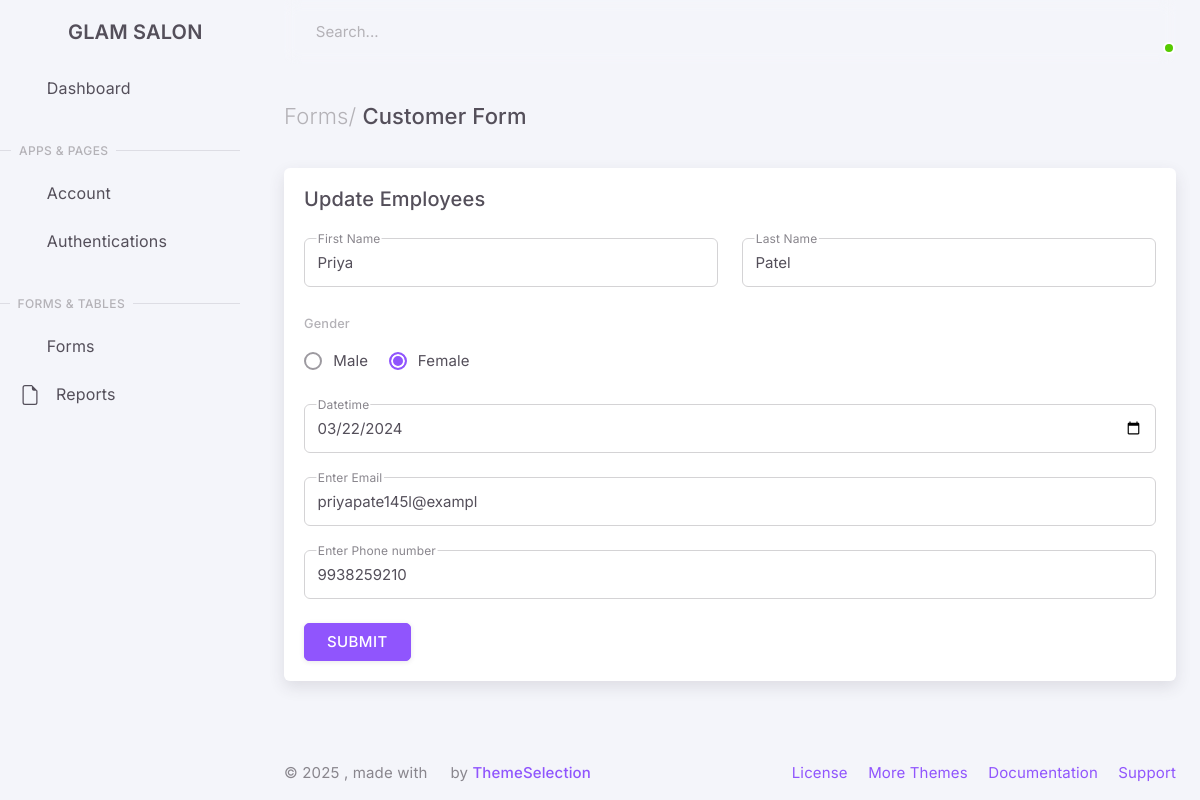
The page /admin_panel/html/update_customer.php?uid=76 on the database its author committed.
### tables this page shows
CREATE TABLE `tbl_customer` (
  `customer_id` int(11) NOT NULL,
  `first_name` varchar(20) NOT NULL,
  `last_name` varchar(20) NOT NULL,
  `gender` varchar(20) NOT NULL,
  `DOB` date NOT NULL,
  `contact` bigint(11) NOT NULL,
  `email` varchar(20) NOT NULL,
  `password` varchar(20) NOT NULL,
  `cust_img` varchar(200) NOT NULL
);

### admin_panel/html/update_customer.php (the view, shortened to what this page needs)
<?php
$connection = mysqli_connect("localhost", "root", "", "projectdb");
$id = $_GET['uid'];
$query = mysqli_query($connection, "select * from tbl_customer where customer_id='$id'");
$data = mysqli_fetch_array($query);
$fname = $data['first_name'];
$lname = $data['last_name'];
$gender = $data['gender'];
$dob = $data['DOB'];
$email = $data['email'];
$contact = $data['contact'];
?>
<!DOCTYPE html>
<html lang="en" class="light-style layout-menu-fixed layout-compact" dir="ltr" data-theme="theme-default" data-assets-path="../assets/" data-template="vertical-menu-template-free">
<head>
    <link rel="stylesheet" href="../assets/vendor/fonts/materialdesignicons.css" />
    <link rel="stylesheet" href="../assets/vendor/libs/node-waves/node-waves.css" />
    <link rel="stylesheet" href="../assets/vendor/css/core.css" class="template-customizer-core-css" />
    <link rel="stylesheet" href="../assets/vendor/css/theme-default.css" class="template-customizer-theme-css" />
    <link rel="stylesheet" href="../assets/css/demo.css" />
    <link rel="stylesheet" href="../assets/vendor/libs/perfect-scrollbar/perfect-scrollbar.css" />
</head>
<body>
    <div class="layout-wrapper layout-content-navbar">
        <div class="layout-container">
            <?php
            include "sidebar.php";
            ?>
            <div class="layout-page">
                <?php
                include "navbar.php";
                ?>
                <div class="content-wrapper">
                    <div class="container-xxl flex-grow-1 container-p-y">
                        <h4 class="py-3 mb-4"><span class="text-muted fw-light">Forms/</span> Customer Form</h4>
                        <div class="row">
                            <div class="col-xl">
                                <div class="card mb-4">
                                    <div class="card-header d-flex justify-content-between align-items-center">
                                        <h5 class="mb-0">Update Employees</h5>
                                    </div>
                                    <div class="card-body">
                                    <form id="frm1" method="post" enctype="multipart/form-data" class="needs-validation" novalidate>
                                            <div class="row mb-1">
                                                <div class="col">
                                                    <div class="form-floating form-floating-outline mb-4">
                                                        <input type="text" name="fname" value="<?php echo $fname; ?>" class="form-control" id="floatingInput" placeholder="John" aria-describedby="floatingInputHelp" required />
                                                        <label for="floatingInput">First Name</label>
                                                    </div>
                                                </div>
                                                <div class="col">
                                                    <div class="form-floating form-floating-outline mb-4">
                                                        <input type="text" name="lname" value="<?php echo $lname; ?>" class="form-control" id="floatingInput" placeholder="die" aria-describedby="floatingInputHelp" required />
                                                        <label for="floatingInput">Last Name</label>
                                                    </div>
                                                </div>
                                            </div>
                                            <div class="col-md mb-3">
                                                <small class="text-light fw-medium d-block">Gender</small>
                                                <div class="form-check form-check-inline mt-3">
                                                    <input class="form-check-input" name="gender" type="radio" name="inlineRadioOptions" id="inlineRadio1" value="Male" <?php if ($gender == "Male") { echo "checked"; }?> />
                                                    <label class="form-check-label" for="inlineRadio1">Male</label>
                                                </div>
                                                <div class="form-check form-check-inline">
                                                    <input class="form-check-input" name="gender" type="radio" name="inlineRadioOptions" id="inlineRadio2" value="Female" <?php if ($gender == "Female") { echo "checked"; }?> required />
                                                    <label class="form-check-label" for="inlineRadio2">Female</label>
                                                </div>
                                            </div>
                                            <div class="form-floating form-floating-outline mb-4 mt-4">
                                                <input class="form-control" value="<?php echo $dob; ?>" name="DOB" type="date" id="html5-date-input" required />
                                                <label for="html5-datetime-local-input">Datetime</label>
                                            </div>
                                            <div class="form-floating form-floating-outline mb-4">
                                                <input type="email" name="email" value="<?php echo $email; ?>" class="form-control" id="floatingInput" placeholder="name@example.com" aria-describedby="floatingInputHelp" required />
                                                <label for="floatingInput">Enter Email</label>
                                            </div>
                                            <div class="form-floating form-floating-outline mb-4">
                                                <input type="tel" name="contact" value="<?php echo $contact; ?>" class="form-control" id="floatingInput" placeholder="Phone number" aria-describedby="floatingInputHelp" required />
                                                <label for="floatingInput">Enter Phone number</label>
                                            </div>
                                            <button type="submit" name="btn_submit" class="btn btn-primary">Submit</button>
                                        </form>
                                    </div>
                                </div>
                            </div>
                        </div>
                    </div>
                    <footer class="content-footer footer bg-footer-theme">
                        <div class="container-xxl">
                            <div class="footer-container d-flex align-items-center justify-content-between py-3 flex-md-row flex-column">
                                <div class="text-body mb-2 mb-md-0">
                                    ©
                                    , made with <span class="text-danger"><i class="tf-icons mdi mdi-heart"></i></span> by
                                    <a href="https://themeselection.com" target="_blank" class="footer-link fw-medium">ThemeSelection</a>
                                </div>
                                <div class="d-none d-lg-inline-block">
                                    <a href="https://themeselection.com/license/" class="footer-link me-3" target="_blank">License</a>
                                    <a href="https://themeselection.com/" target="_blank" class="footer-link me-3">More Themes</a>
                                    <a href="https://demos.themeselection.com/materio-bootstrap-html-admin-template/documentation/" target="_blank" class="footer-link me-3">Documentation</a>
                                    <a href="https://github.com/themeselection/materio-bootstrap-html-admin-template-free/issues" target="_blank" class="footer-link">Support</a>
                                </div>
                            </div>
                        </div>
                    </footer>
                </div>
            </div>
        </div>
    </div>
</body>
</html>

### rows shown on the page
tbl_customer: fname "Priya", lname "Patel", gender "☐ Male", gender "☑ Female", DOB "03/22/2024", email "priyapate145l@exampl", contact "9938259210"
